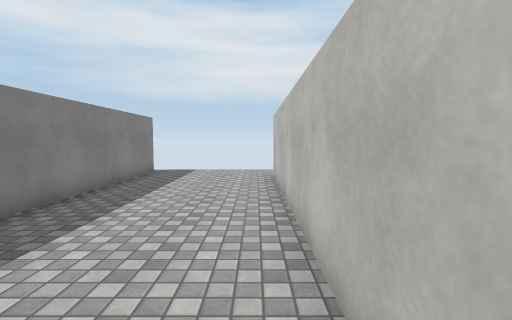
view 1 (above)

22 first-person views from a walk through a scene from a Unity 3-D project. The camera is 1.4 m above the floor, tilts 4° down and sees 85° across. The floor is counted in squares, 1 m on a side. Each view is taken from the middle of a square. On the plan, view 1 faces up. The plan holds only what a view shows up to about 14 squares ahead; the rest is blank. The place goes on beyond the plan. The player character is not drawn. Surface patterns are stand-ins for the level's own textures.

view 2
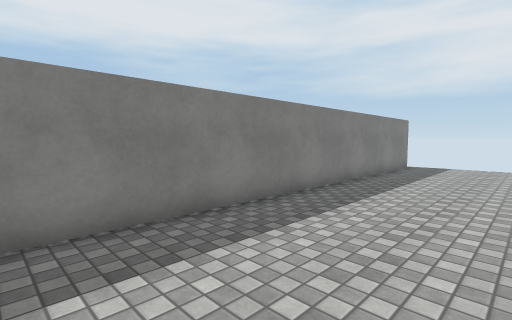

view 3
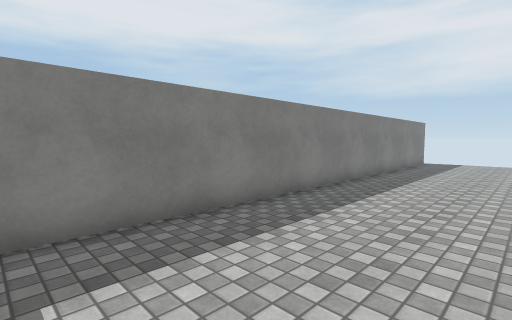

view 4
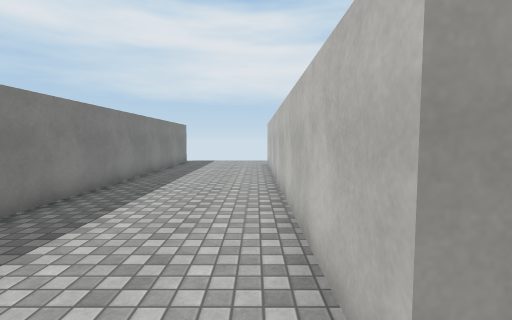

view 5
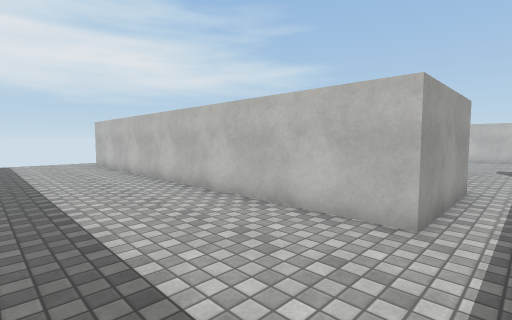

view 6
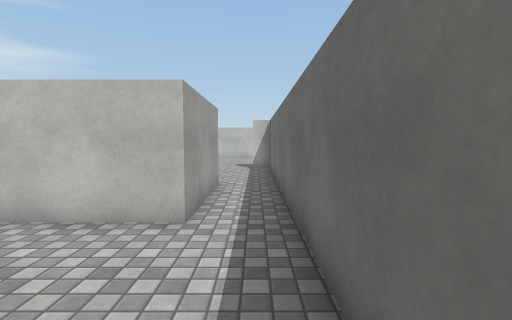

view 7
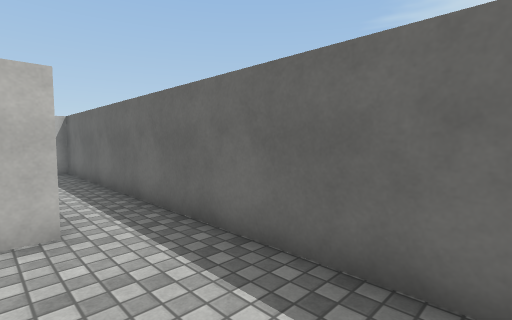

view 8
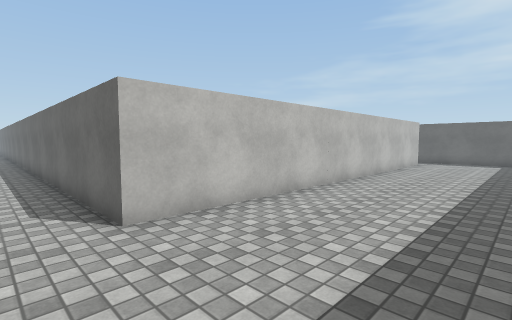

view 9
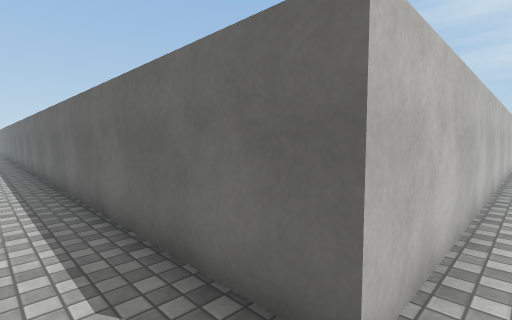

view 10
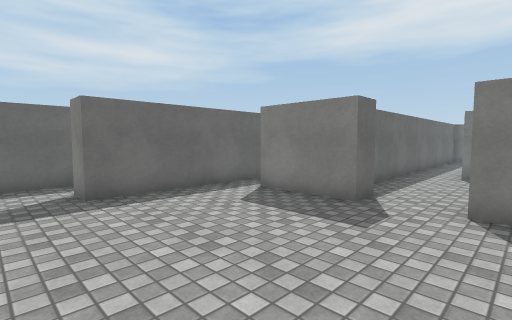

view 11
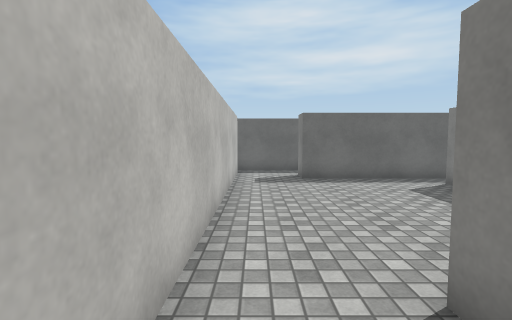

view 12
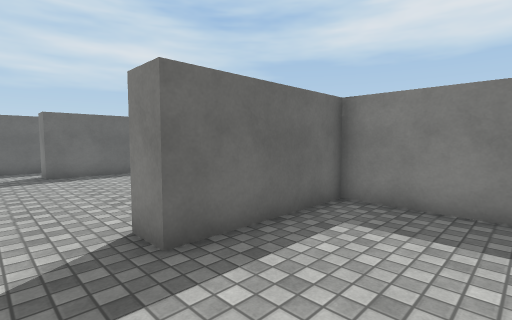

view 13
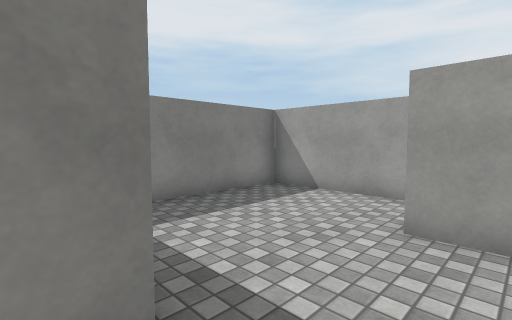

view 14
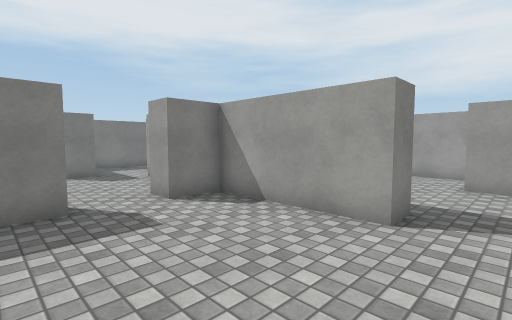

view 15
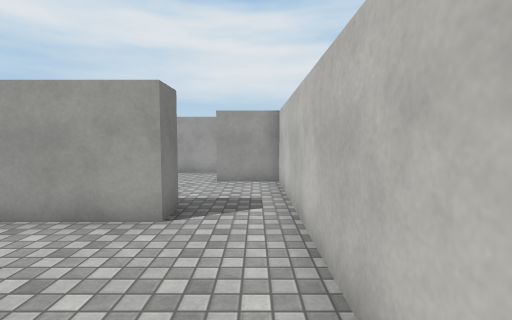

view 16
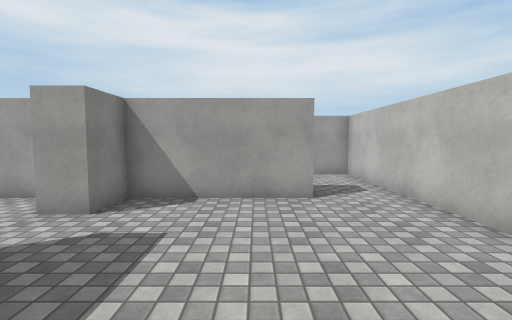

view 17
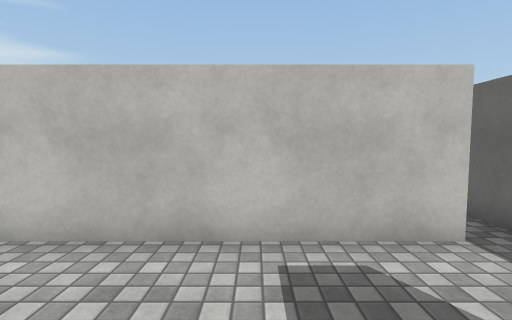

view 18
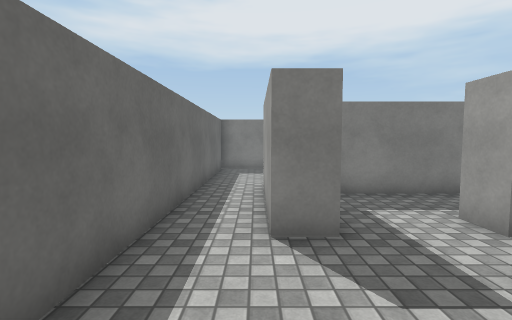

view 19
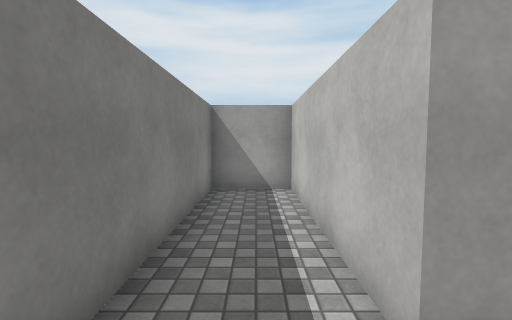

view 20
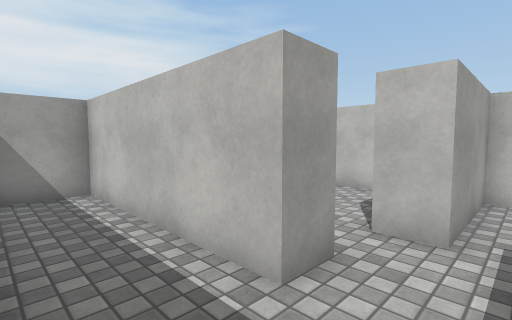

view 21
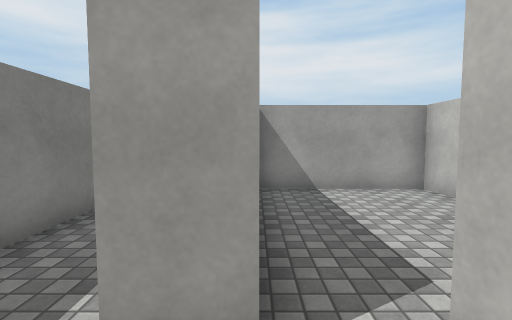

view 22
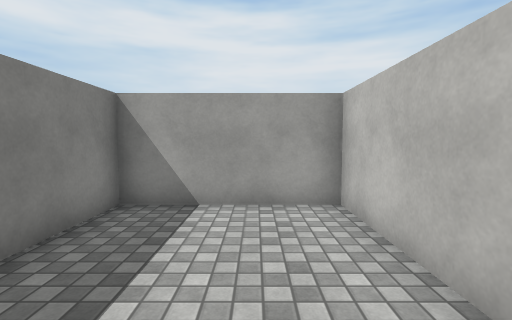

### Floor plan
Points are (right, up) in squares from view 1. A wall is a line through its corners. A room is listed if a view was taken in it or the views show most of it. See-through windows are left out.
Room 1 (views 1, 2, 3, 4, 5, 6, 7, 8, 9)
walls: (-4.6, 12.6) (-4.6, -6.7) (0.4, -6.7); (0.7, -4.8) (0.7, 11.4) (18.2, 11.4)
ways out: opening at (1, -6) to room 4
Room 2 (views 10, 13, 14, 15, 16, 17)
walls: (9.9, -5.8) (10.9, -5.8) (10.9, -9); (15.4, -1.3) (15.4, -2.3) (10.9, -2.3) (10.9, -3.8) (9.8, -3.8); (9.5, -10.2) (15.4, -10.2) (15.4, -11.2); (17.8, -12) (17.8, -1.5)
ways out: opening at (16.5, -2) to room 3; opening at (10.5, -4.5) to room 4; opening at (16.5, -10.5)
Room 3 (views 11, 12)
walls: (15.4, 5) (10.9, 5) (10.9, -1.3) (15.4, -1.3); (17.8, -1.5) (17.8, 2.5) (15.6, 2.5)
ways out: opening at (16.5, -2) to room 2
Room 4 (view 18)
walls: (5, -3.8) (5, -4.8) (0.7, -4.8); (9.9, -2.8) (9.9, -2.3) (6.3, -2.3); (0.4, -6.7) (9.9, -6.7) (9.9, -5.8)
ways out: opening at (1, -6) to room 1; opening at (10.5, -4.5) to room 2; opening at (6, -2) to room 6
Room 5 (views 19, 20)
walls: (4, -1.3) (4, 5) (1.7, 5) (1.7, -3)
ways out: opening at (4.5, -2.5) to room 6
Room 6 (views 21, 22)
walls: (5.1, -1.3) (4, -1.3); (9.9, 0.1) (9.9, 5) (5, 5) (5, 2.1); (6.3, -2.3) (6.3, -1.2)
ways out: opening at (6, -2) to room 4; opening at (4.5, -2.5) to room 5

Where each view was taken, in squares from view 1:
view 1: 0 up, 0 right, facing up
view 2: 3 down, 0 right, facing up-left
view 3: 6 down, 0 right, facing up-left
view 4: 6 down, 0 right, facing up
view 5: 6 down, 4 left, facing up-right
view 6: 6 down, 4 left, facing right
view 7: 4 down, 4 left, facing down-right
view 8: 13 up, 4 left, facing down-right
view 9: 13 up, 0 right, facing down-right
view 10: 3 down, 17 right, facing down-left
view 11: 0 up, 17 right, facing down
view 12: 2 up, 17 right, facing down-left
view 13: 2 down, 17 right, facing up-left
view 14: 7 down, 17 right, facing up-left
view 15: 7 down, 17 right, facing up
view 16: 9 down, 14 right, facing up
view 17: 9 down, 14 right, facing right
view 18: 5 down, 9 right, facing left
view 19: 3 down, 3 right, facing up
view 20: 3 down, 2 right, facing up-right
view 21: 3 down, 5 right, facing up
view 22: 1 down, 8 right, facing up
